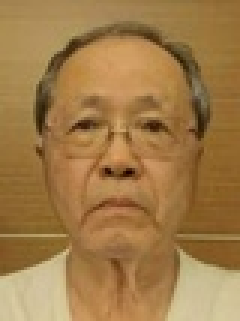
#> input picture example/facial_expression_recognition/data/example/LIU.jpg, 80 x 107 px, shrunk from 205 x 274 before the run (shown 3 times larger)
$ jupyter execute fac_3_preprocessing.ipynb   (shell and % lines are left out)
#> lines starting #> are read from the running program, lines starting #| are printed output that depends on the picture
# 預處理
## 環境準備

[cell 1]
import cv2
import matplotlib.pyplot as plt
import matplotlib.pyplot as plt
import warnings
warnings.filterwarnings('ignore')

## 用OpenCV找出臉部的位置

[cell 2]
input_image = cv2.imread('./data/example/LIU.jpg',cv2.IMREAD_COLOR) #将档读入成彩色的
#> input_image is the input picture: shape (107, 80, 3); mean B, G, R 72.1, 123.1, 160.6
face_cascade = cv2.CascadeClassifier("./model/haarcascades/haarcascade_frontalface_default.xml")
face_img = input_image.copy() #建立复本,避免影响原本的图像
face_img_RGB = cv2.cvtColor(face_img, cv2.COLOR_BGR2RGB) # OpenCV用BGR顺序,而matplotlib用RGB, 所以必须做一次转换
face_rects = face_cascade.detectMultiScale(face_img_RGB)  #取得脸的位置
#> face_rects = [[9, 17, 62, 62]]
for (x,y,w,h) in face_rects:  #将画面中所有的脸画出来
    cv2.rectangle(face_img_RGB, (x,y), (x+w,y+h), (255,0,0),  3)
#> this loop made 1 pass
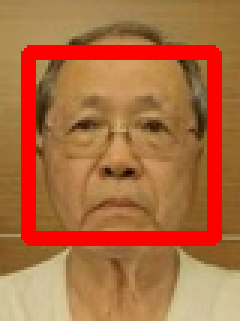
#> face_img_RGB: shape (107, 80, 3) (shown 3 times larger); mean R, G, B 175.2, 106.4, 63.3
plt.imshow(face_img_RGB)
plt.show()

## 找出貓的臉

[cell 3]
input_image = cv2.imread('./data/example/LIU.jpg',cv2.IMREAD_COLOR) #将档读入成彩色的
face_cascade = cv2.CascadeClassifier("./model/haarcascades/haarcascade_frontalcatface.xml")
face_img = input_image.copy() #建立复本,避免影响原本的图像
face_img_RGB = cv2.cvtColor(face_img, cv2.COLOR_BGR2RGB) # OpenCV用BGR顺序,而matplotlib用RGB, 所以必须做一次转换
face_rects = face_cascade.detectMultiScale(face_img_RGB)  #取得脸的位置
#> face_rects = [[12, 19, 55, 55]]
for (x,y,w,h) in face_rects:  #将画面中所有的脸画出来
    cv2.rectangle(face_img_RGB, (x,y), (x+w,y+h), (255,0,0),  3)
#> this loop made 1 pass
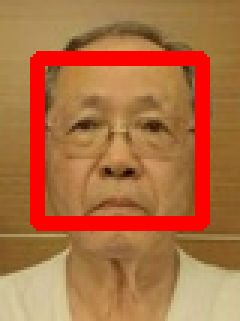
#> face_img_RGB: shape (107, 80, 3) (shown 3 times larger); mean R, G, B 174.6, 109.4, 64.8
plt.imshow(face_img_RGB)
plt.show()

[cell 4]
input_image = cv2.imread('./data/example/cat.jpg',cv2.IMREAD_COLOR) #将档读入成彩色的
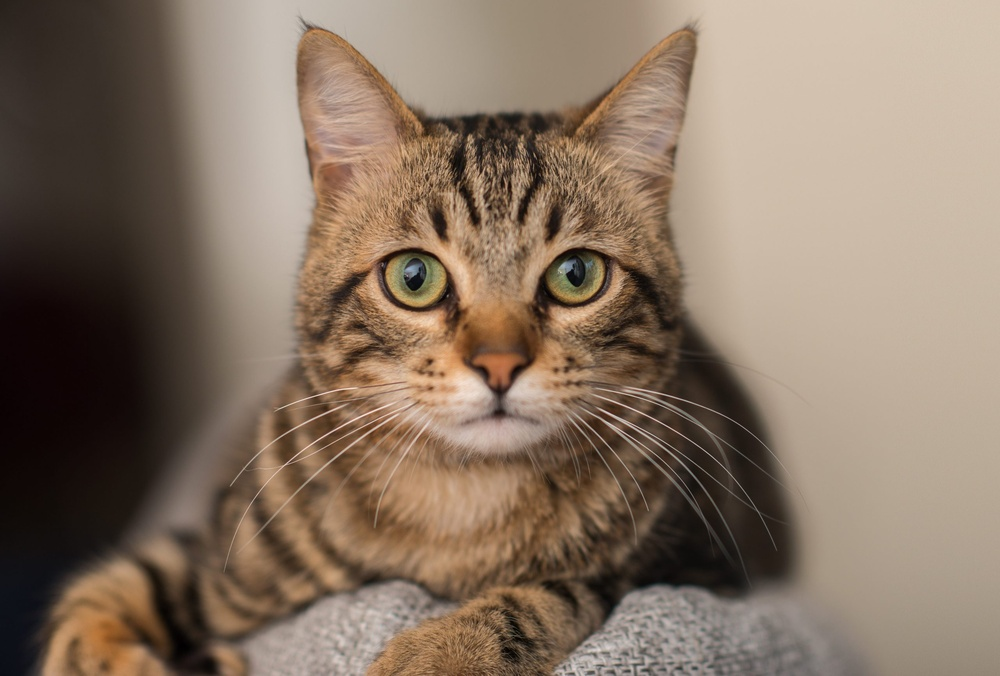
#> input picture example/facial_expression_recognition/data/example/cat.jpg, 1000 x 676 px, shrunk from 2560 x 1731 before the run
#> input_image is the input picture: shape (676, 1000, 3); mean B, G, R 99.4, 116.1, 135
face_cascade_cat = cv2.CascadeClassifier("./model/haarcascades/haarcascade_frontalcatface.xml")
face_img = input_image.copy() #建立复本,避免影响原本的图像
face_img_RGB = cv2.cvtColor(face_img, cv2.COLOR_BGR2RGB) # OpenCV用BGR顺序,而matplotlib用RGB, 所以必须做一次转换
#> face_img_RGB: shape (676, 1000, 3)
face_rects = face_cascade_cat.detectMultiScale(face_img_RGB)  #取得脸的位置
#> face_rects = [[442, 333, 113, 113], [319, 134, 352, 352]]
for (x,y,w,h) in face_rects:  #将画面中所有的脸画出来
    cv2.rectangle(face_img_RGB, (x,y), (x+w,y+h), (255,0,0),  3)
#> this loop made 2 passes
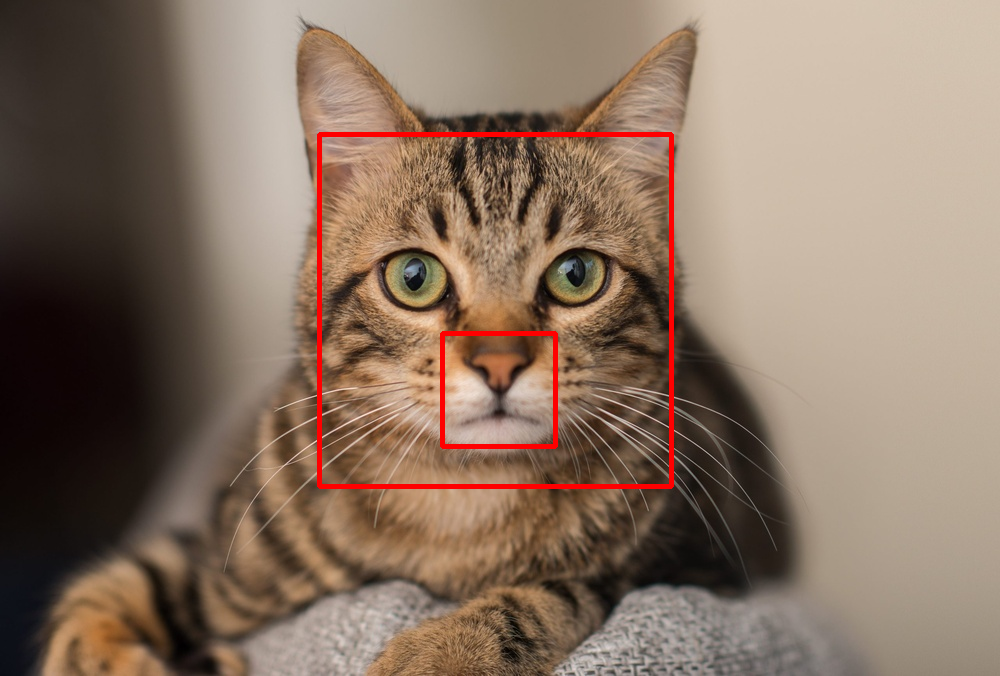
#> face_img_RGB: shape (676, 1000, 3); mean R, G, B 136.6, 114.7, 98.3
plt.imshow(face_img_RGB)
plt.show()

## 找出眼晴

[cell 5]
input_image = cv2.imread('./data/example/LIU.jpg',cv2.IMREAD_COLOR) #将档读入成彩色的
face_cascade = cv2.CascadeClassifier("./model/haarcascades/haarcascade_eye.xml")
face_img = input_image.copy() #建立复本,避免影响原本的图像
face_img_RGB = cv2.cvtColor(face_img, cv2.COLOR_BGR2RGB) # OpenCV用BGR顺序,而matplotlib用RGB, 所以必须做一次转换
face_rects = face_cascade.detectMultiScale(face_img_RGB)  #取得脸的位置
#> face_rects = [[29, 80, 22, 22]]
for (x,y,w,h) in face_rects:  #将画面中所有的脸画出来
    cv2.rectangle(face_img_RGB, (x,y), (x+w,y+h), (255,0,0),  3)
#> this loop made 1 pass
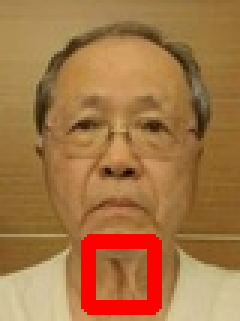
#> face_img_RGB: shape (107, 80, 3) (shown 3 times larger); mean R, G, B 164.9, 117, 68.6
plt.imshow(face_img_RGB)
plt.show()
